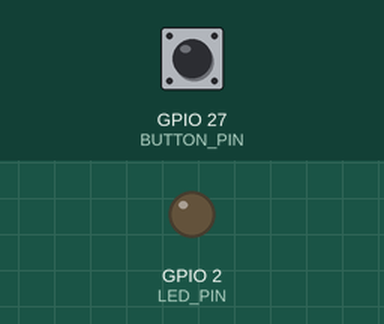
Recording of a sketch running on a simulated ESP32. Shown: output pins drawn as LEDs (lit = HIGH). The test bench sets the inputs (shaded band); at power-on: GPIO 27 (BUTTON_PIN) HIGH. Nothing arrives over Bluetooth unless stated; a phone connects over Bluetooth LE 3 s after start; what the sketch prints to the serial monitor is not drawn.

Above: at 0.9 s.
At 3.12 s:
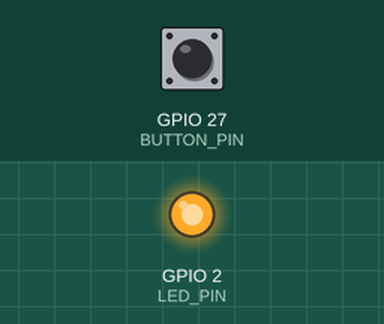
Timing chart, 0 to 3.4 s (numbered marks = the images above):
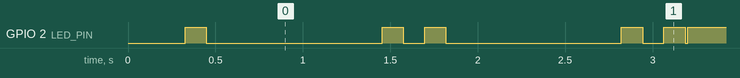

The sketch:

sketch.ino
```cpp
#include <NimBLEDevice.h>

// =======================
// Config & Constants
// =======================

static const char* DEVICE_NAME = "2ndEye-01";

// Must match your app exactly:
static const char* SERVICE_UUID = "2d9b6a40-3f7a-4c2b-9a2e-2a6a2c2c2e10";
static const char* EVENT_CHAR_UUID = "2d9b6a40-3f7a-4c2b-9a2e-2a6a2c2c2e11";

static const int BUTTON_PIN = 27;

// 🔧 Configurable built-in LED pin
static const int LED_PIN = 2;   // Change if needed

static const uint32_t DEBOUNCE_MS   = 30;
static const uint32_t LONG_PRESS_MS = 700;
static const uint32_t DOUBLE_GAP_MS = 350;

// =======================
// LED Indicator Module
// =======================

enum LedMode {
  LED_DISCONNECTED,
  LED_CONNECTED
};

static LedMode ledMode = LED_DISCONNECTED;

static uint32_t ledLastChangeAt = 0;
static uint8_t  ledPhase = 0;
static bool     ledState = false;

// Timing (easy to tune later)
static const uint32_t LED_BLINK_ON_MS  = 120;
static const uint32_t LED_BLINK_OFF_MS = 120;
static const uint32_t LED_REST_MS      = 1000;

static void ledInit() {
  pinMode(LED_PIN, OUTPUT);
  digitalWrite(LED_PIN, LOW);
}

static void ledSetMode(LedMode mode) {
  if (ledMode == mode) return;

  ledMode = mode;
  ledPhase = 0;
  ledLastChangeAt = millis();

  if (ledMode == LED_CONNECTED) {
    digitalWrite(LED_PIN, HIGH); // solid ON
  } else {
    digitalWrite(LED_PIN, LOW);
  }
}

static void ledUpdate(uint32_t now) {
  if (ledMode == LED_CONNECTED) return;

  switch (ledPhase) {
    case 0: // ON
      digitalWrite(LED_PIN, HIGH);
      if (now - ledLastChangeAt >= LED_BLINK_ON_MS) {
        ledPhase = 1;
        ledLastChangeAt = now;
      }
      break;

    case 1: // OFF
      digitalWrite(LED_PIN, LOW);
      if (now - ledLastChangeAt >= LED_BLINK_OFF_MS) {
        ledPhase = 2;
        ledLastChangeAt = now;
      }
      break;

    case 2: // ON
      digitalWrite(LED_PIN, HIGH);
      if (now - ledLastChangeAt >= LED_BLINK_ON_MS) {
        ledPhase = 3;
        ledLastChangeAt = now;
      }
      break;

    case 3: // REST
      digitalWrite(LED_PIN, LOW);
      if (now - ledLastChangeAt >= LED_REST_MS) {
        ledPhase = 0;
        ledLastChangeAt = now;
      }
      break;
  }
}

// =======================
// BLE Module
// =======================

static NimBLEServer* server = nullptr;
static NimBLECharacteristic* eventChar = nullptr;

static bool deviceConnected = false;
static uint8_t seqCounter = 0;

class ServerCallbacks : public NimBLEServerCallbacks {
  void onConnect(NimBLEServer*, NimBLEConnInfo&) override {
    deviceConnected = true;
    ledSetMode(LED_CONNECTED);
  }

  void onDisconnect(NimBLEServer*, NimBLEConnInfo&, int) override {
    deviceConnected = false;
    ledSetMode(LED_DISCONNECTED);
    NimBLEDevice::startAdvertising();
  }
};

static void emitEvent(uint8_t eventType) {
  if (!deviceConnected || eventChar == nullptr) return;

  uint8_t payload[3];
  payload[0] = eventType;   // 1=short, 2=long, 3=double
  payload[1] = 1;           // must be 1
  payload[2] = seqCounter++;

  eventChar->setValue(payload, sizeof(payload));
  eventChar->notify();
}

// =======================
// Arduino setup()
// =======================

void setup() {
  Serial.begin(115200);
  delay(200);

  pinMode(BUTTON_PIN, INPUT_PULLUP);
  ledInit();
  ledSetMode(LED_DISCONNECTED);

  NimBLEDevice::init(DEVICE_NAME);
  NimBLEDevice::setPower(ESP_PWR_LVL_P9);

  server = NimBLEDevice::createServer();
  server->setCallbacks(new ServerCallbacks());

  NimBLEService* service = server->createService(SERVICE_UUID);

  eventChar = service->createCharacteristic(
    EVENT_CHAR_UUID,
    NIMBLE_PROPERTY::NOTIFY | NIMBLE_PROPERTY::READ
  );

  uint8_t initVal[3] = {0, 0, 0};
  eventChar->setValue(initVal, sizeof(initVal));

  service->start();

  NimBLEAdvertising* adv = NimBLEDevice::getAdvertising();
  adv->setName(DEVICE_NAME);
  adv->addServiceUUID(SERVICE_UUID);
  adv->start();

  Serial.println("BLE started. Advertising as 2ndEye-01");
}

// =======================
// Button Module
// =======================

static int lastRaw = HIGH;
static int stableState = HIGH;
static uint32_t lastChangeAt = 0;

static uint32_t pressStartAt = 0;
static bool pressed = false;

static uint8_t clickCount = 0;
static uint32_t firstClickAt = 0;

// =======================
// Arduino loop()
// =======================

void loop() {
  const uint32_t now = millis();

  // --- LED update ---
  ledUpdate(now);

  // --- Button logic ---
  const int raw = digitalRead(BUTTON_PIN);

  if (raw != lastRaw) {
    lastRaw = raw;
    lastChangeAt = now;
  }

  if ((now - lastChangeAt) >= DEBOUNCE_MS && raw != stableState) {
    stableState = raw;

    if (stableState == LOW) {
      pressed = true;
      pressStartAt = now;
    } else {
      if (!pressed) return;
      pressed = false;

      const uint32_t heldMs = now - pressStartAt;

      if (heldMs >= LONG_PRESS_MS) {
        clickCount = 0;
        firstClickAt = 0;
        emitEvent(2);
      } else {
        clickCount++;
        if (clickCount == 1) {
          firstClickAt = now;
        } else if (clickCount == 2 && (now - firstClickAt) <= DOUBLE_GAP_MS) {
          clickCount = 0;
          firstClickAt = 0;
          emitEvent(3);
        } else {
          clickCount = 1;
          firstClickAt = now;
        }
      }
    }
  }

  if (clickCount == 1 && firstClickAt != 0 && (now - firstClickAt) > DOUBLE_GAP_MS) {
    clickCount = 0;
    firstClickAt = 0;
    emitEvent(1);
  }

  delay(5);
}
```

Measured:
- by itself, GPIO 2 (LED_PIN): repeats every 1.4 s: LOW 1.0 s, HIGH 0.12 s, LOW 0.12 s, HIGH 0.12 s
- by itself, everything shown: repeats every 1.4 s, in 4 steps
